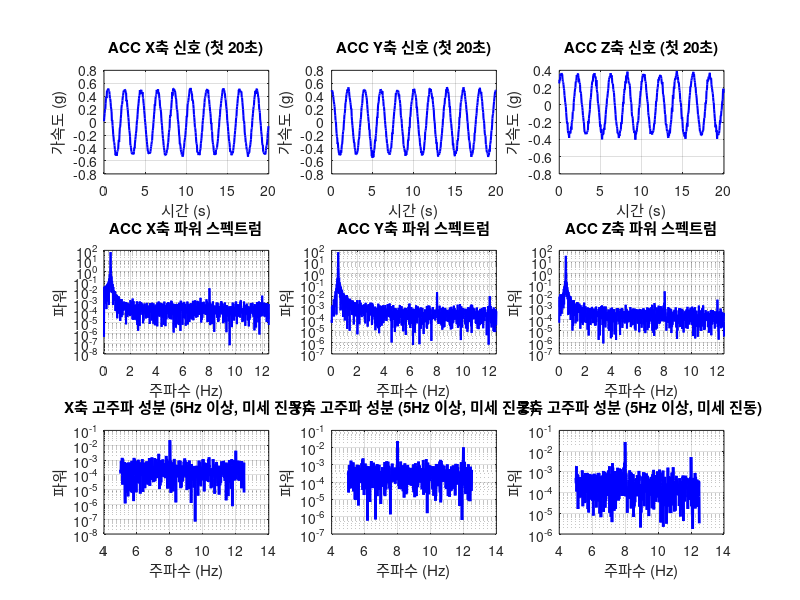

Write the MATLAB code that produced this figure. (Note: this script raises an error after producing the figure.)
%% 워치 스트랩 가속도계 센서 미세 진동 분석
% 25Hz 샘플링 주파수의 ACC X/Y/Z 신호 분석
% Author: MATLAB Signal Processing
% Date: 2024

clear all; close all; clc;

%% 1. 파라미터 설정
fs = 25;                    % 샘플링 주파수 (Hz) - 실제 데이터에 맞게 수정 가능
duration = 60;              % 측정 시간 (초) - 실제 데이터에 맞게 자동 계산됨

fprintf('=== 워치 스트랩 ACC 센서 미세 진동 분석 ===\n');

%% 2. 데이터 로드 (실제 데이터 사용)
% 방법 1: CSV 파일에서 로드 (권장)
% CSV 파일 형식 예시:
%   - 컬럼명: Time, ACC_X, ACC_Y, ACC_Z 또는
%   - 컬럼명: timestamp, acc_x, acc_y, acc_z 또는
%   - 컬럼명: t, x, y, z
% 
% 아래의 data_file_path를 실제 데이터 파일 경로로 변경하세요

data_file_path = '';  % 예: 'data/strap_A.csv' 또는 'data/strap_B.csv'
strap_name = '';       % 예: 'Strap_A' 또는 'Strap_B' (출력 파일명에 사용)

% CSV 파일에서 데이터 로드 시도
if ~isempty(data_file_path) && exist(data_file_path, 'file')
    fprintf('CSV 파일에서 데이터 로드 중: %s\n', data_file_path);
    try
        data_table = readtable(data_file_path);
        
        % 컬럼명 매핑 (다양한 형식 지원)
        if ismember('ACC_X', data_table.Properties.VariableNames)
            acc_x = data_table.ACC_X;
            acc_y = data_table.ACC_Y;
            acc_z = data_table.ACC_Z;
        elseif ismember('acc_x', data_table.Properties.VariableNames)
            acc_x = data_table.acc_x;
            acc_y = data_table.acc_y;
            acc_z = data_table.acc_z;
        elseif ismember('X', data_table.Properties.VariableNames)
            acc_x = data_table.X;
            acc_y = data_table.Y;
            acc_z = data_table.Z;
        elseif ismember('x', data_table.Properties.VariableNames)
            acc_x = data_table.x;
            acc_y = data_table.y;
            acc_z = data_table.z;
        else
            % 첫 번째 컬럼이 시간, 다음 3개가 X, Y, Z라고 가정
            acc_x = data_table{:, 2};
            acc_y = data_table{:, 3};
            acc_z = data_table{:, 4};
        end
        
        % 시간 벡터 생성
        if ismember('Time', data_table.Properties.VariableNames)
            t = data_table.Time;
        elseif ismember('time', data_table.Properties.VariableNames)
            t = data_table.time;
        elseif ismember('timestamp', data_table.Properties.VariableNames)
            t = data_table.timestamp;
        elseif ismember('t', data_table.Properties.VariableNames)
            t = data_table.t;
        else
            % 시간 정보가 없으면 샘플링 주파수로부터 생성
            N = length(acc_x);
            t = (0:N-1) / fs;
        end
        
        % 샘플링 주파수 자동 계산 (시간 벡터가 있는 경우)
        if exist('t', 'var') && length(t) > 1
            dt = mean(diff(t));
            if dt > 0
                fs = 1 / dt;
                fprintf('샘플링 주파수 자동 계산: %.2f Hz\n', fs);
            end
        end
        
        N = length(acc_x);
        duration = N / fs;
        
        fprintf('데이터 로드 완료: %d 샘플, %.2f 초\n', N, duration);
        
    catch ME
        fprintf('CSV 파일 로드 오류: %s\n', ME.message);
        fprintf('샘플 데이터를 생성합니다.\n');
        use_sample_data = true;
    end
else
    % 방법 2: MAT 파일에서 로드
    mat_file_path = '';  % 예: 'data/strap_A_data.mat'
    
    if ~isempty(mat_file_path) && exist(mat_file_path, 'file')
        fprintf('MAT 파일에서 데이터 로드 중: %s\n', mat_file_path);
        try
            loaded_data = load(mat_file_path);
            
            % 변수명 매핑 (다양한 형식 지원)
            if isfield(loaded_data, 'acc_x')
                acc_x = loaded_data.acc_x;
                acc_y = loaded_data.acc_y;
                acc_z = loaded_data.acc_z;
            elseif isfield(loaded_data, 'ACC_X')
                acc_x = loaded_data.ACC_X;
                acc_y = loaded_data.ACC_Y;
                acc_z = loaded_data.ACC_Z;
            elseif isfield(loaded_data, 'x')
                acc_x = loaded_data.x;
                acc_y = loaded_data.y;
                acc_z = loaded_data.z;
            else
                % 첫 번째 변수가 X, 다음이 Y, Z라고 가정
                var_names = fieldnames(loaded_data);
                acc_x = loaded_data.(var_names{1});
                acc_y = loaded_data.(var_names{2});
                acc_z = loaded_data.(var_names{3});
            end
            
            % 시간 벡터
            if isfield(loaded_data, 't')
                t = loaded_data.t;
            elseif isfield(loaded_data, 'time')
                t = loaded_data.time;
            else
                N = length(acc_x);
                t = (0:N-1) / fs;
            end
            
            N = length(acc_x);
            duration = N / fs;
            
            fprintf('데이터 로드 완료: %d 샘플, %.2f 초\n', N, duration);
            
        catch ME
            fprintf('MAT 파일 로드 오류: %s\n', ME.message);
            fprintf('샘플 데이터를 생성합니다.\n');
            use_sample_data = true;
        end
    else
        % 방법 3: 샘플 데이터 생성 (데모용)
        fprintf('실제 데이터 파일이 지정되지 않았습니다. 샘플 데이터를 생성합니다.\n');
        fprintf('실제 데이터를 사용하려면 위의 data_file_path 또는 mat_file_path를 설정하세요.\n\n');
        use_sample_data = true;
    end
end

% 샘플 데이터 생성 (데모용)
if exist('use_sample_data', 'var') && use_sample_data
    duration = 60;
    t = 0:1/fs:duration-1/fs;
    N = length(t);
    
    base_freq = 0.5;
    base_amplitude = 0.5;
    noise_level = 0.02;
    high_freq_noise = 0.01;
    
    acc_x = base_amplitude * sin(2*pi*base_freq*t) + ...
            noise_level * randn(size(t)) + ...
            high_freq_noise * sin(2*pi*8*t + rand(size(t))) + ...
            high_freq_noise * 0.5 * sin(2*pi*12*t + rand(size(t)));
    
    acc_y = base_amplitude * cos(2*pi*base_freq*t) + ...
            noise_level * randn(size(t)) + ...
            high_freq_noise * sin(2*pi*8*t + rand(size(t))) + ...
            high_freq_noise * 0.5 * sin(2*pi*12*t + rand(size(t)));
    
    acc_z = base_amplitude * 0.7 * sin(2*pi*base_freq*t + pi/4) + ...
            noise_level * randn(size(t)) + ...
            high_freq_noise * sin(2*pi*8*t + rand(size(t))) + ...
            high_freq_noise * 0.5 * sin(2*pi*12*t + rand(size(t)));
    
    strap_name = 'Sample';
end

fprintf('샘플링 주파수: %.2f Hz\n', fs);
fprintf('측정 시간: %.1f 초\n', duration);
fprintf('총 샘플 수: %d\n\n', N);

%% 3. 통계적 분석
fprintf('=== 통계적 분석 결과 ===\n');

% RMS (Root Mean Square) 값 계산
rms_x = sqrt(mean(acc_x.^2));
rms_y = sqrt(mean(acc_y.^2));
rms_z = sqrt(mean(acc_z.^2));
rms_total = sqrt(mean(acc_x.^2 + acc_y.^2 + acc_z.^2));

% 표준편차 계산
std_x = std(acc_x);
std_y = std(acc_y);
std_z = std(acc_z);
std_total = std(sqrt(acc_x.^2 + acc_y.^2 + acc_z.^2));

% 변동계수 (Coefficient of Variation)
cv_x = std_x / abs(mean(acc_x));
cv_y = std_y / abs(mean(acc_y));
cv_z = std_z / abs(mean(acc_z));

% 평균값
mean_x = mean(acc_x);
mean_y = mean(acc_y);
mean_z = mean(acc_z);

% 최대값, 최소값
max_x = max(acc_x);
max_y = max(acc_y);
max_z = max(acc_z);
min_x = min(acc_x);
min_y = min(acc_y);
min_z = min(acc_z);

fprintf('\n--- RMS 값 ---\n');
fprintf('X=%.4f, Y=%.4f, Z=%.4f, Total=%.4f\n', rms_x, rms_y, rms_z, rms_total);

fprintf('\n--- 표준편차 ---\n');
fprintf('X=%.4f, Y=%.4f, Z=%.4f, Total=%.4f\n', std_x, std_y, std_z, std_total);

fprintf('\n--- 변동계수 ---\n');
fprintf('X=%.4f, Y=%.4f, Z=%.4f\n', cv_x, cv_y, cv_z);

%% 4. 주파수 도메인 분석
fprintf('\n=== 주파수 도메인 분석 ===\n');

% FFT 분석
N_fft = 2^nextpow2(N);
freq = fs * (0:(N_fft/2)) / N_fft;

fft_x = fft(acc_x, N_fft);
fft_y = fft(acc_y, N_fft);
fft_z = fft(acc_z, N_fft);
Pxx_x = abs(fft_x(1:N_fft/2+1)).^2 / N_fft;
Pxx_y = abs(fft_y(1:N_fft/2+1)).^2 / N_fft;
Pxx_z = abs(fft_z(1:N_fft/2+1)).^2 / N_fft;

% 고주파 성분 분석 (미세 진동: 5Hz 이상)
high_freq_idx = freq >= 5;
high_freq_power_x = sum(Pxx_x(high_freq_idx));
high_freq_power_y = sum(Pxx_y(high_freq_idx));
high_freq_power_z = sum(Pxx_z(high_freq_idx));
high_freq_power_total = high_freq_power_x + high_freq_power_y + high_freq_power_z;

fprintf('\n--- 고주파 성분 파워 (5Hz 이상, 미세 진동) ---\n');
fprintf('X=%.6f, Y=%.6f, Z=%.6f, Total=%.6f\n', ...
        high_freq_power_x, high_freq_power_y, high_freq_power_z, high_freq_power_total);

% 주파수 대역별 에너지 분석
freq_bands = [0, 1, 2, 5, 10, 12.5];  % Hz
fprintf('\n--- 주파수 대역별 에너지 분포 ---\n');
band_powers = zeros(length(freq_bands)-1, 1);
for i = 1:length(freq_bands)-1
    band_idx = (freq >= freq_bands(i)) & (freq < freq_bands(i+1));
    band_power = sum(Pxx_x(band_idx) + Pxx_y(band_idx) + Pxx_z(band_idx));
    band_powers(i) = band_power;
    fprintf('%.1f-%.1f Hz: %.6f\n', freq_bands(i), freq_bands(i+1), band_power);
end

%% 5. 시각화
fprintf('\n=== 시각화 생성 중... ===\n');

% Figure 1: 시간 도메인 신호
figure('Position', [100, 100, 1400, 900]);

% X축 신호
subplot(3,3,1);
plot(t(1:min(500, N)), acc_x(1:min(500, N)), 'b-', 'LineWidth', 1.5);
title('ACC X축 신호 (첫 20초)');
xlabel('시간 (s)'); ylabel('가속도 (g)');
grid on;

subplot(3,3,2);
plot(t(1:min(500, N)), acc_y(1:min(500, N)), 'b-', 'LineWidth', 1.5);
title('ACC Y축 신호 (첫 20초)');
xlabel('시간 (s)'); ylabel('가속도 (g)');
grid on;

subplot(3,3,3);
plot(t(1:min(500, N)), acc_z(1:min(500, N)), 'b-', 'LineWidth', 1.5);
title('ACC Z축 신호 (첫 20초)');
xlabel('시간 (s)'); ylabel('가속도 (g)');
grid on;

% 주파수 스펙트럼
subplot(3,3,4);
semilogy(freq, Pxx_x, 'b-', 'LineWidth', 1.5);
title('ACC X축 파워 스펙트럼');
xlabel('주파수 (Hz)'); ylabel('파워');
grid on;
xlim([0 fs/2]);

subplot(3,3,5);
semilogy(freq, Pxx_y, 'b-', 'LineWidth', 1.5);
title('ACC Y축 파워 스펙트럼');
xlabel('주파수 (Hz)'); ylabel('파워');
grid on;
xlim([0 fs/2]);

subplot(3,3,6);
semilogy(freq, Pxx_z, 'b-', 'LineWidth', 1.5);
title('ACC Z축 파워 스펙트럼');
xlabel('주파수 (Hz)'); ylabel('파워');
grid on;
xlim([0 fs/2]);

% 고주파 성분 확대 (미세 진동 분석)
subplot(3,3,7);
high_freq_range = freq >= 5 & freq <= fs/2;
semilogy(freq(high_freq_range), Pxx_x(high_freq_range), 'b-', 'LineWidth', 2);
title('X축 고주파 성분 (5Hz 이상, 미세 진동)');
xlabel('주파수 (Hz)'); ylabel('파워');
grid on;

subplot(3,3,8);
semilogy(freq(high_freq_range), Pxx_y(high_freq_range), 'b-', 'LineWidth', 2);
title('Y축 고주파 성분 (5Hz 이상, 미세 진동)');
xlabel('주파수 (Hz)'); ylabel('파워');
grid on;

subplot(3,3,9);
semilogy(freq(high_freq_range), Pxx_z(high_freq_range), 'b-', 'LineWidth', 2);
title('Z축 고주파 성분 (5Hz 이상, 미세 진동)');
xlabel('주파수 (Hz)'); ylabel('파워');
grid on;

if ~isempty(strap_name)
    sgtitle(sprintf('워치 스트랩 ACC 센서 미세 진동 분석 - %s', strap_name), 'FontSize', 14, 'FontWeight', 'bold');
else
    sgtitle('워치 스트랩 ACC 센서 미세 진동 분석', 'FontSize', 14, 'FontWeight', 'bold');
end

% Figure 2: 통계 및 스펙트로그램
figure('Position', [100, 50, 1400, 900]);

% RMS 및 표준편차
subplot(3,3,1);
bar_data = [rms_x, rms_y, rms_z, rms_total]';
bar(bar_data);
set(gca, 'XTickLabel', {'X', 'Y', 'Z', 'Total'});
ylabel('RMS 값');
title('RMS 값');
grid on;

subplot(3,3,2);
bar_data = [std_x, std_y, std_z, std_total]';
bar(bar_data);
set(gca, 'XTickLabel', {'X', 'Y', 'Z', 'Total'});
ylabel('표준편차');
title('표준편차');
grid on;

% 고주파 파워
subplot(3,3,3);
bar_data = [high_freq_power_x, high_freq_power_y, high_freq_power_z, high_freq_power_total]';
bar(bar_data);
set(gca, 'XTickLabel', {'X', 'Y', 'Z', 'Total'});
ylabel('고주파 파워 (5Hz 이상)');
title('고주파 성분 파워');
grid on;

% 스펙트로그램 - X축
subplot(3,3,4);
[s_x, f_spec, t_spec] = spectrogram(acc_x, round(N/10), round(N/20), [], fs);
imagesc(t_spec, f_spec, 10*log10(abs(s_x).^2));
axis xy; colorbar;
title('X축 스펙트로그램');
xlabel('시간 (s)'); ylabel('주파수 (Hz)');
ylim([0 fs/2]);

% 스펙트로그램 - Y축
subplot(3,3,5);
[s_y, ~, ~] = spectrogram(acc_y, round(N/10), round(N/20), [], fs);
imagesc(t_spec, f_spec, 10*log10(abs(s_y).^2));
axis xy; colorbar;
title('Y축 스펙트로그램');
xlabel('시간 (s)'); ylabel('주파수 (Hz)');
ylim([0 fs/2]);

% 스펙트로그램 - Z축
subplot(3,3,6);
[s_z, ~, ~] = spectrogram(acc_z, round(N/10), round(N/20), [], fs);
imagesc(t_spec, f_spec, 10*log10(abs(s_z).^2));
axis xy; colorbar;
title('Z축 스펙트로그램');
xlabel('시간 (s)'); ylabel('주파수 (Hz)');
ylim([0 fs/2]);

% 주파수 대역별 에너지
subplot(3,3,7);
bar(band_powers);
band_labels_str = cell(length(freq_bands)-1, 1);
for i = 1:length(freq_bands)-1
    band_labels_str{i} = sprintf('%.1f-%.1fHz', freq_bands(i), freq_bands(i+1));
end
set(gca, 'XTickLabel', band_labels_str, 'XTickLabelRotation', 45);
ylabel('에너지');
title('주파수 대역별 에너지 분포');
grid on;

% 히스토그램
subplot(3,3,8);
histogram(acc_x, 50, 'FaceColor', 'r', 'FaceAlpha', 0.5); hold on;
histogram(acc_y, 50, 'FaceColor', 'g', 'FaceAlpha', 0.5);
histogram(acc_z, 50, 'FaceColor', 'b', 'FaceAlpha', 0.5);
xlabel('가속도 (g)'); ylabel('빈도');
title('가속도 분포');
legend('X', 'Y', 'Z', 'Location', 'best');
grid on;

% 박스플롯
subplot(3,3,9);
boxplot([acc_x', acc_y', acc_z'], 'Labels', {'X', 'Y', 'Z'});
ylabel('가속도 (g)');
title('가속도 박스플롯');
grid on;

if ~isempty(strap_name)
    sgtitle(sprintf('통계 및 시간-주파수 분석 - %s', strap_name), 'FontSize', 14, 'FontWeight', 'bold');
else
    sgtitle('통계 및 시간-주파수 분석', 'FontSize', 14, 'FontWeight', 'bold');
end

% Figure 3: 총 가속도 벡터 크기 분석
figure('Position', [100, 0, 1400, 600]);

% 총 가속도 벡터 크기
acc_magnitude = sqrt(acc_x.^2 + acc_y.^2 + acc_z.^2);

subplot(2,3,1);
plot(t(1:min(500, N)), acc_magnitude(1:min(500, N)), 'b-', 'LineWidth', 1.5);
title('총 가속도 벡터 크기');
xlabel('시간 (s)'); ylabel('가속도 크기 (g)');
grid on;

subplot(2,3,2);
histogram(acc_magnitude, 50, 'FaceColor', 'b', 'FaceAlpha', 0.7);
title('가속도 크기 분포');
xlabel('가속도 크기 (g)'); ylabel('빈도');
grid on;

subplot(2,3,3);
boxplot(acc_magnitude', 'Labels', {'Magnitude'});
title('가속도 크기 박스플롯');
ylabel('가속도 크기 (g)');
grid on;

% 고주파 성분 필터링 (고역 통과 필터)
% 5Hz 고역 통과 필터 설계
[b, a] = butter(4, 5/(fs/2), 'high');
acc_x_high = filter(b, a, acc_x);
acc_y_high = filter(b, a, acc_y);
acc_z_high = filter(b, a, acc_z);

acc_magnitude_high = sqrt(acc_x_high.^2 + acc_y_high.^2 + acc_z_high.^2);

subplot(2,3,4);
plot(t(1:min(500, N)), acc_magnitude_high(1:min(500, N)), 'b-', 'LineWidth', 1.5);
title('고주파 성분만 추출 (5Hz 이상)');
xlabel('시간 (s)'); ylabel('가속도 크기 (g)');
grid on;

subplot(2,3,5);
histogram(acc_magnitude_high, 50, 'FaceColor', 'b', 'FaceAlpha', 0.7);
title('고주파 성분 분포');
xlabel('가속도 크기 (g)'); ylabel('빈도');
grid on;

subplot(2,3,6);
boxplot(acc_magnitude_high', 'Labels', {'High Freq'});
title('고주파 성분 박스플롯');
ylabel('가속도 크기 (g)');
grid on;

if ~isempty(strap_name)
    sgtitle(sprintf('총 가속도 벡터 및 고주파 성분 분석 - %s', strap_name), 'FontSize', 14, 'FontWeight', 'bold');
else
    sgtitle('총 가속도 벡터 및 고주파 성분 분석', 'FontSize', 14, 'FontWeight', 'bold');
end

%% 6. 결과 요약 및 저장
fprintf('\n=== 분석 결과 요약 ===\n');
fprintf('RMS 값: %.4f\n', rms_total);
fprintf('표준편차: %.4f\n', std_total);
fprintf('고주파 파워 (5Hz 이상): %.6f\n', high_freq_power_total);

% 결과 구조체 생성
results.rms = struct('x', rms_x, 'y', rms_y, 'z', rms_z, 'total', rms_total);
results.std = struct('x', std_x, 'y', std_y, 'z', std_z, 'total', std_total);
results.mean = struct('x', mean_x, 'y', mean_y, 'z', mean_z);
results.max = struct('x', max_x, 'y', max_y, 'z', max_z);
results.min = struct('x', min_x, 'y', min_y, 'z', min_z);
results.cv = struct('x', cv_x, 'y', cv_y, 'z', cv_z);
results.high_freq_power = struct('x', high_freq_power_x, 'y', high_freq_power_y, ...
                                  'z', high_freq_power_z, 'total', high_freq_power_total);
results.fs = fs;
results.duration = duration;
results.freq = freq;
results.Pxx = struct('x', Pxx_x, 'y', Pxx_y, 'z', Pxx_z);
results.freq_bands = freq_bands;
results.band_powers = band_powers;

% MAT 파일 저장
if ~isempty(strap_name)
    mat_filename = sprintf('strap_acc_vibration_results_%s.mat', strap_name);
else
    mat_filename = 'strap_acc_vibration_results.mat';
end
save(mat_filename, 'results', 'acc_x', 'acc_y', 'acc_z', 't', 'freq');
fprintf('\n결과가 ''%s'' 파일에 저장되었습니다.\n', mat_filename);

% CSV 파일로 결과 저장 (비교를 위해)
if ~isempty(strap_name)
    csv_filename = sprintf('strap_acc_vibration_results_%s.csv', strap_name);
else
    csv_filename = 'strap_acc_vibration_results.csv';
end

% 통계 결과를 CSV로 저장
statistics_table = table(...
    {'RMS_X'; 'RMS_Y'; 'RMS_Z'; 'RMS_Total'; ...
     'Std_X'; 'Std_Y'; 'Std_Z'; 'Std_Total'; ...
     'Mean_X'; 'Mean_Y'; 'Mean_Z'; ...
     'Max_X'; 'Max_Y'; 'Max_Z'; ...
     'Min_X'; 'Min_Y'; 'Min_Z'; ...
     'CV_X'; 'CV_Y'; 'CV_Z'; ...
     'HighFreqPower_X'; 'HighFreqPower_Y'; 'HighFreqPower_Z'; 'HighFreqPower_Total'}, ...
    [rms_x; rms_y; rms_z; rms_total; ...
     std_x; std_y; std_z; std_total; ...
     mean_x; mean_y; mean_z; ...
     max_x; max_y; max_z; ...
     min_x; min_y; min_z; ...
     cv_x; cv_y; cv_z; ...
     high_freq_power_x; high_freq_power_y; high_freq_power_z; high_freq_power_total], ...
    'VariableNames', {'Metric', 'Value'});

writetable(statistics_table, csv_filename);
fprintf('통계 결과가 ''%s'' 파일에 저장되었습니다.\n', csv_filename);

% 주파수 대역별 에너지를 CSV로 저장
band_energy_table = table(...
    cellstr(band_labels_str), ...
    band_powers, ...
    'VariableNames', {'FrequencyBand', 'Energy'});

if ~isempty(strap_name)
    band_csv_filename = sprintf('strap_freq_band_energy_%s.csv', strap_name);
else
    band_csv_filename = 'strap_freq_band_energy.csv';
end
writetable(band_energy_table, band_csv_filename);
fprintf('주파수 대역별 에너지가 ''%s'' 파일에 저장되었습니다.\n', band_csv_filename);

% 원본 데이터도 CSV로 저장 (선택사항)
if ~isempty(strap_name)
    data_csv_filename = sprintf('strap_acc_data_%s.csv', strap_name);
else
    data_csv_filename = 'strap_acc_data.csv';
end
data_table = table(t', acc_x, acc_y, acc_z, ...
    'VariableNames', {'Time', 'ACC_X', 'ACC_Y', 'ACC_Z'});
writetable(data_table, data_csv_filename);
fprintf('원본 데이터가 ''%s'' 파일에 저장되었습니다.\n', data_csv_filename);

fprintf('\n분석 완료!\n');
fprintf('비교를 위해 각 스트랩의 CSV 파일을 사용하세요.\n');
